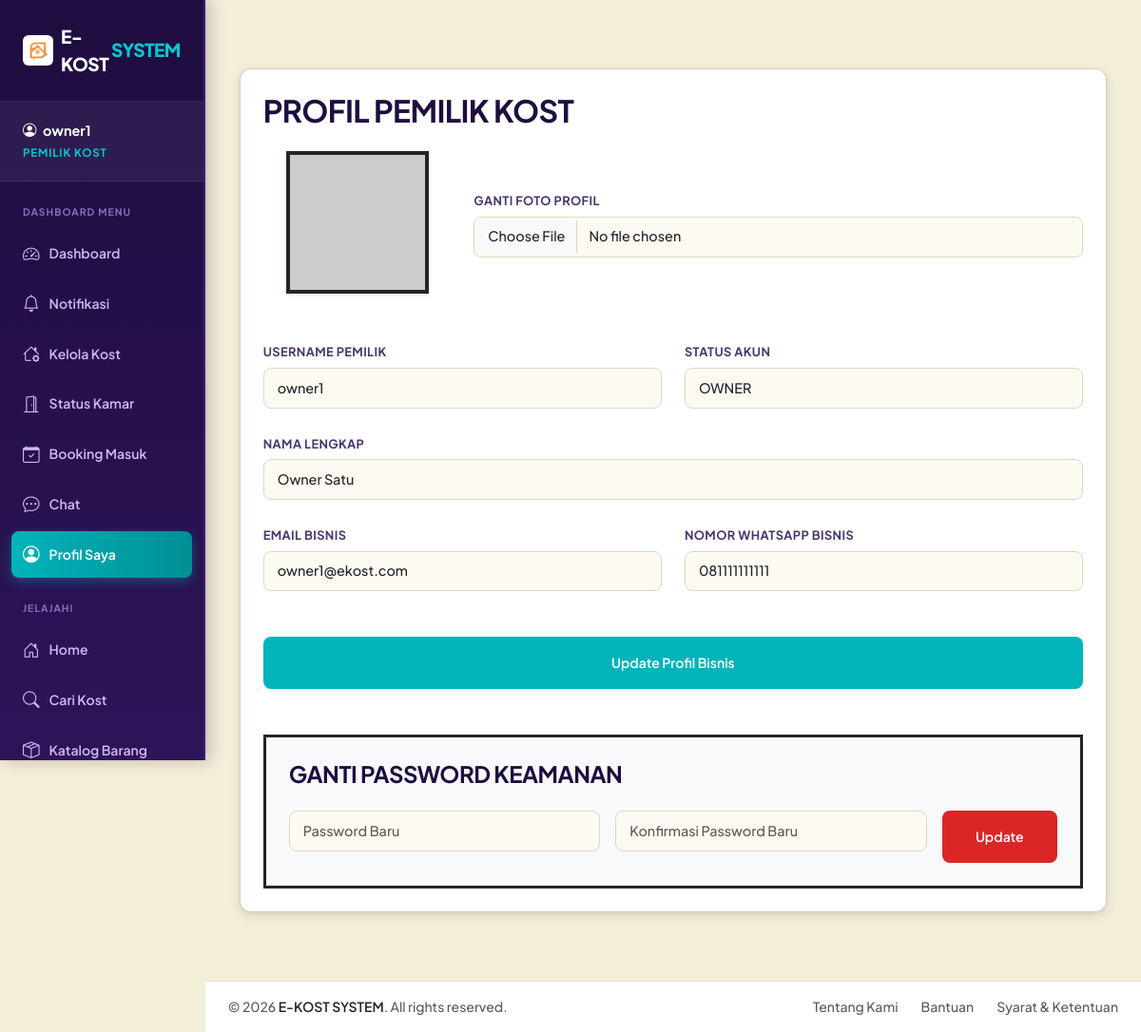
/modules/owner/profile.php (signed in), run on the app's committed database.
### tables this page shows
CREATE TABLE users (
    id INT AUTO_INCREMENT PRIMARY KEY,
    username VARCHAR(50) NOT NULL UNIQUE,
    password VARCHAR(255) NOT NULL,
    email VARCHAR(100) NOT NULL UNIQUE,
    role ENUM('admin', 'owner', 'user') NOT NULL,
    full_name VARCHAR(100),
    phone VARCHAR(20),
    avatar VARCHAR(255),
    status ENUM('pending', 'verified', 'rejected') NOT NULL DEFAULT 'pending',
    created_at TIMESTAMP DEFAULT CURRENT_TIMESTAMP
);

### modules/owner/profile.php (the view, shortened to what this page needs)
<?php
require_once '../../config/database.php';
$user_id = $_SESSION['user_id'];
$stmt = $pdo->prepare("SELECT * FROM users WHERE id = ?");
$stmt->execute([$user_id]);
$user = $stmt->fetch();
include '../../layouts/header.php';
?>
<div class="container py-5">
    <div class="row">
        <div class="col-md-9">
            <div class="card p-4">
                <h2 class="mb-4 fw-black text-uppercase">Profil Pemilik Kost</h2>
                <form method="POST" enctype="multipart/form-data">
                    <div class="row align-items-center mb-5">
                        <div class="col-md-3 text-center mb-3 mb-md-0">
                            <div class="position-relative d-inline-block">
                                <img src="<?php echo $user['avatar'] ? $base_url . 'uploads/avatars/' . $user['avatar'] : 'https://via.placeholder.com/150?text=No+Avatar'; ?>"
                                     class="border border-4 border-dark shadow-sm"
                                     style="width: 150px; height: 150px; object-fit: cover;">
                            </div>
                        </div>
                        <div class="col-md-9">
                            <label class="form-label fw-bold">Ganti Foto Profil</label>
                            <input type="file" name="avatar" class="form-control" accept="image/*">
                        </div>
                    </div>
                    <div class="row g-4">
                        <div class="col-md-6">
                            <label class="form-label fw-bold">Username Pemilik</label>
                            <input type="text" class="form-control bg-light" value="<?php echo $user['username']; ?>" disabled>
                        </div>
                        <div class="col-md-6">
                            <label class="form-label fw-bold">Status Akun</label>
                            <input type="text" class="form-control bg-light text-uppercase" value="<?php echo $user['role']; ?>" disabled>
                        </div>
                        <div class="col-12">
                            <label class="form-label fw-bold">Nama Lengkap</label>
                            <input type="text" name="full_name" class="form-control" value="<?php echo htmlspecialchars($user['full_name']); ?>" required>
                        </div>
                        <div class="col-md-6">
                            <label class="form-label fw-bold">Email Bisnis</label>
                            <input type="email" name="email" class="form-control" value="<?php echo htmlspecialchars($user['email']); ?>" required>
                        </div>
                        <div class="col-md-6">
                            <label class="form-label fw-bold">Nomor WhatsApp Bisnis</label>
                            <input type="text" name="phone" class="form-control" value="<?php echo htmlspecialchars($user['phone']); ?>" required>
                        </div>
                    </div>
                    <div class="mt-5">
                        <button type="submit" name="update_profile" class="btn btn-primary px-5 py-3 w-100 w-md-auto">Update Profil Bisnis</button>
                    </div>
                </form>
                <div class="mt-5 p-4 border border-3 border-dark bg-light">
                    <h4 class="fw-black text-uppercase mb-4">Ganti Password Keamanan</h4>
                    <form action="change_password.php" method="POST">
                        <div class="row g-3">
                            <div class="col-md-5">
                                <input type="password" name="new_password" class="form-control" placeholder="Password Baru" required>
                            </div>
                            <div class="col-md-5">
                                <input type="password" name="confirm_password" class="form-control" placeholder="Konfirmasi Password Baru" required>
                            </div>
                            <div class="col-md-2">
                                <button type="submit" class="btn btn-danger w-100 py-3">Update</button>
                            </div>
                        </div>
                    </form>
                </div>
            </div>
        </div>
    </div>
</div>
<?php include '../../layouts/footer.php'; ?>

### assets/css/style.css (style rules this page uses)
:root { --primary: #00B4BA; --primary-hover: #008F95; --secondary: #E84545; --accent: #E84545; --success: #059669; --danger: #DC2626; --warning: #D97706; --dark: #1E0D3E; --dark-soft: #2D1459; --bg-page: #F3EED8; --bg-card: #ffffff; --text-main: #1E0D3E; --text-muted: #5C4D78; --border-color: #D6CEBC; --border-radius: 12px; --btn-radius: 8px; --box-shadow: 0 4px 12px rgba(30, 13, 62, 0.10), 0 1px 4px rgba(30, 13, 62, 0.06); --box-shadow-hover: 0 14px 28px rgba(30, 13, 62, 0.16), 0 6px 10px rgba(30, 13, 62, 0.10); --bg-card-pesanan: #00B4BA; --bg-card-favorit: #E84545; }
*, *::before, *::after { box-sizing: border-box; }
body { font-family: 'Plus Jakarta Sans', sans-serif; font-weight: 500; color: var(--text-main); background-color: var(--bg-page); min-height: 100vh; }
h1, h2, h3, h4, h5, h6 { font-family: 'Plus Jakarta Sans', sans-serif; font-weight: 700; color: var(--text-main); letter-spacing: -0.02em; }
.card { background-color: var(--bg-card); border: 1px solid var(--border-color) !important; border-radius: var(--border-radius) !important; box-shadow: var(--box-shadow) !important; transition: transform 0.22s ease, box-shadow 0.22s ease; overflow: hidden; }
.btn { border: 1px solid transparent !important; border-radius: var(--btn-radius) !important; font-weight: 600; font-size: 0.875rem; padding: 0.6rem 1.25rem; box-shadow: none !important; transition: all 0.2s ease; }
.btn-primary { background-color: var(--primary) !important; color: #ffffff !important; }
.btn-danger { background-color: var(--danger) !important; color: #ffffff !important; }
.form-control, .form-select { border: 1px solid #DDD8C4 !important; border-radius: var(--btn-radius) !important; font-size: 0.9rem; padding: 0.6rem 0.875rem; transition: all 0.15s ease; font-weight: 500; background-color: #FDFAF2 !important; }
.form-label { font-weight: 600; font-size: 0.8rem; color: #4A3670; margin-bottom: 0.4rem; text-transform: uppercase; letter-spacing: 0.03em; }
body.sidebar-layout .col-md-3:has(.list-group)+.col-md-9, body.sidebar-layout .col-md-3:has(.list-group-item)+.col-md-9, body.sidebar-layout .col-md-4:has(.list-group)+.col-md-8, body.sidebar-layout .col-md-4:has(.list-group-flush)+.col-md-8 { width: 100% !important; max-width: 100% !important; flex: 0 0 100% !important; }

### data on the page
users: username "owner1", role "owner", full_name "Owner Satu", email "owner1@ekost.com", phone "081111111111"

### other printed values
$_SESSION['username'] "owner1"
$item['label'] "Dashboard"
$item['label'] "Notifikasi"
$item['label'] "Kelola Kost"
$item['label'] "Status Kamar"
$item['label'] "Booking Masuk"
$item['label'] "Chat"
$item['label'] "Profil Saya"
